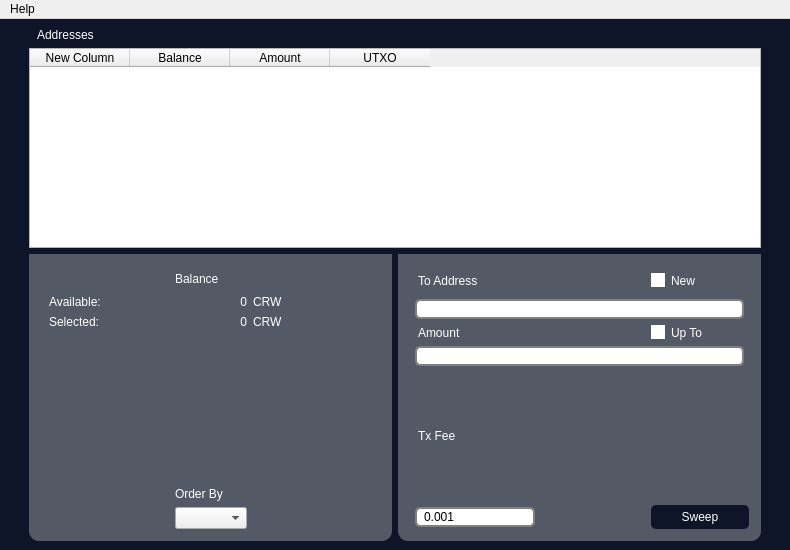
<?xml version="1.0" encoding="UTF-8"?>
<ui version="4.0">
 <class>MainPage</class>
 <widget class="QMainWindow" name="MainPage">
  <property name="geometry">
   <rect>
    <x>0</x>
    <y>0</y>
    <width>790</width>
    <height>550</height>
   </rect>
  </property>
  <property name="sizePolicy">
   <sizepolicy hsizetype="Fixed" vsizetype="Expanding">
    <horstretch>0</horstretch>
    <verstretch>0</verstretch>
   </sizepolicy>
  </property>
  <property name="windowTitle">
   <string>Crown Sweeper</string>
  </property>
  <property name="layoutDirection">
   <enum>Qt::LeftToRight</enum>
  </property>
  <property name="styleSheet">
   <string notr="true"/>
  </property>
  <property name="documentMode">
   <bool>true</bool>
  </property>
  <property name="tabShape">
   <enum>QTabWidget::Rounded</enum>
  </property>
  <widget class="QWidget" name="centralwidget">
   <property name="layoutDirection">
    <enum>Qt::LeftToRight</enum>
   </property>
   <property name="styleSheet">
    <string notr="true">#centralwidget {
	background: #0e1528;
}</string>
   </property>
   <layout class="QGridLayout" name="gridLayout_7">
    <item row="0" column="1" colspan="2">
     <layout class="QGridLayout" name="gridLayout_6">
      <item row="1" column="0">
       <widget class="QTableWidget" name="address_list_widget">
        <property name="sizePolicy">
         <sizepolicy hsizetype="Preferred" vsizetype="Preferred">
          <horstretch>0</horstretch>
          <verstretch>0</verstretch>
         </sizepolicy>
        </property>
        <property name="minimumSize">
         <size>
          <width>300</width>
          <height>200</height>
         </size>
        </property>
        <property name="styleSheet">
         <string notr="true">QTableWidget::section {
	border-radius:10px;
}</string>
        </property>
        <property name="frameShape">
         <enum>QFrame::StyledPanel</enum>
        </property>
        <property name="frameShadow">
         <enum>QFrame::Raised</enum>
        </property>
        <property name="lineWidth">
         <number>1</number>
        </property>
        <property name="sizeAdjustPolicy">
         <enum>QAbstractScrollArea::AdjustToContents</enum>
        </property>
        <property name="defaultDropAction">
         <enum>Qt::IgnoreAction</enum>
        </property>
        <property name="selectionMode">
         <enum>QAbstractItemView::MultiSelection</enum>
        </property>
        <property name="selectionBehavior">
         <enum>QAbstractItemView::SelectRows</enum>
        </property>
        <property name="textElideMode">
         <enum>Qt::ElideLeft</enum>
        </property>
        <property name="showGrid">
         <bool>false</bool>
        </property>
        <property name="gridStyle">
         <enum>Qt::NoPen</enum>
        </property>
        <column>
         <property name="text">
          <string>New Column</string>
         </property>
        </column>
        <column>
         <property name="text">
          <string>Balance</string>
         </property>
        </column>
        <column>
         <property name="text">
          <string>Amount</string>
         </property>
        </column>
        <column>
         <property name="text">
          <string>UTXO</string>
         </property>
        </column>
       </widget>
      </item>
      <item row="0" column="0">
       <widget class="QLabel" name="label_8">
        <property name="styleSheet">
         <string notr="true">QLabel {
	color: white;
	margin: 0 5px;
}</string>
        </property>
        <property name="text">
         <string>Addresses</string>
        </property>
       </widget>
      </item>
     </layout>
    </item>
    <item row="0" column="3">
     <spacer name="horizontalSpacer_4">
      <property name="orientation">
       <enum>Qt::Horizontal</enum>
      </property>
      <property name="sizeType">
       <enum>QSizePolicy::Fixed</enum>
      </property>
      <property name="sizeHint" stdset="0">
       <size>
        <width>20</width>
        <height>20</height>
       </size>
      </property>
     </spacer>
    </item>
    <item row="0" column="0">
     <spacer name="horizontalSpacer_3">
      <property name="orientation">
       <enum>Qt::Horizontal</enum>
      </property>
      <property name="sizeType">
       <enum>QSizePolicy::Fixed</enum>
      </property>
      <property name="sizeHint" stdset="0">
       <size>
        <width>20</width>
        <height>20</height>
       </size>
      </property>
     </spacer>
    </item>
    <item row="1" column="2">
     <widget class="QGroupBox" name="groupBox">
      <property name="styleSheet">
       <string notr="true">QGroupBox {
	background-color: #545966;
	border-bottom-left-radius: 10px;
	border-bottom-right-radius: 10px;
}</string>
      </property>
      <layout class="QGridLayout" name="gridLayout_5">
       <item row="5" column="0">
        <widget class="QLineEdit" name="fee_edit">
         <property name="styleSheet">
          <string notr="true">QLineEdit {
    border: 2px solid gray;
    border-radius: 5px;
    padding: 0 5px;
    background: white;
    selection-background-color: #545966;
	margin-left: 5px;
}</string>
         </property>
         <property name="text">
          <string>0.001</string>
         </property>
        </widget>
       </item>
       <item row="5" column="3">
        <widget class="QPushButton" name="sweep_button">
         <property name="styleSheet">
          <string notr="true">QPushButton {
	background-color: #0e1528;
	color: white;
	padding: 5px 5px;
	border: none;
	border-radius: 5px;
}
QPushButton:hover {
	background-color: #c2c4c9;
	color: black;
	padding: 5px 5px;
	border: none;
}</string>
         </property>
         <property name="text">
          <string>Sweep</string>
         </property>
        </widget>
       </item>
       <item row="3" column="0" colspan="4">
        <widget class="QLineEdit" name="amount_edit">
         <property name="styleSheet">
          <string notr="true">QLineEdit {
    border: 2px solid gray;
    border-radius: 5px;
    padding: 0 5px;
    background: white;
    selection-background-color: #545966;
	margin: 0 5px;
}</string>
         </property>
        </widget>
       </item>
       <item row="1" column="0" colspan="4">
        <widget class="QLineEdit" name="to_address_edit">
         <property name="styleSheet">
          <string notr="true">QLineEdit {
    border: 2px solid gray;
    border-radius: 5px;
    padding: 0 5px;
    background: white;
    selection-background-color: #545966;
	 margin: 0 5px;
}</string>
         </property>
        </widget>
       </item>
       <item row="2" column="3">
        <widget class="QCheckBox" name="upto_checkbox">
         <property name="styleSheet">
          <string notr="true">QCheckBox {
	color: white;
}
QCheckBox::indicator:unchecked {
	background: white;
}
QCheckBox::indicator:checked {
	background: #0e1528;
}
QCheckBox::indicator:unchecked:hover {
	background: #c2c4c9;
}
QCheckBox::indicator:unchecked:pressed {
	background: #0e1528;
}
QCheckBox::indicator:checked:pressed {
	background: #c2c4c9;
}</string>
         </property>
         <property name="text">
          <string>Up To</string>
         </property>
         <property name="checked">
          <bool>false</bool>
         </property>
        </widget>
       </item>
       <item row="0" column="3">
        <widget class="QCheckBox" name="new_address_checkbox">
         <property name="styleSheet">
          <string notr="true">QCheckBox {
	color: white;
}
QCheckBox::indicator:unchecked {
	background: white;
}
QCheckBox::indicator:checked {
	background: #0e1528;
}
QCheckBox::indicator:unchecked:hover {
	background: #c2c4c9;
}
QCheckBox::indicator:unchecked:pressed {
	background: #0e1528;
}
QCheckBox::indicator:checked:pressed {
	background: #c2c4c9;
}</string>
         </property>
         <property name="text">
          <string>New</string>
         </property>
        </widget>
       </item>
       <item row="0" column="0">
        <widget class="QLabel" name="label">
         <property name="styleSheet">
          <string notr="true">QLabel {
	color: white;
	margin: 5px;
}</string>
         </property>
         <property name="text">
          <string>To Address</string>
         </property>
        </widget>
       </item>
       <item row="2" column="0">
        <widget class="QLabel" name="label_2">
         <property name="styleSheet">
          <string notr="true">QLabel {
	color: white;
	margin: 0 5px;
}</string>
         </property>
         <property name="text">
          <string>Amount</string>
         </property>
        </widget>
       </item>
       <item row="4" column="0">
        <widget class="QLabel" name="label_3">
         <property name="styleSheet">
          <string notr="true">QLabel {
	color: white;
	margin: 5px;
}</string>
         </property>
         <property name="text">
          <string>Tx Fee</string>
         </property>
        </widget>
       </item>
       <item row="5" column="1">
        <spacer name="horizontalSpacer_5">
         <property name="orientation">
          <enum>Qt::Horizontal</enum>
         </property>
         <property name="sizeHint" stdset="0">
          <size>
           <width>40</width>
           <height>20</height>
          </size>
         </property>
        </spacer>
       </item>
       <item row="4" column="3">
        <spacer name="horizontalSpacer_6">
         <property name="orientation">
          <enum>Qt::Horizontal</enum>
         </property>
         <property name="sizeHint" stdset="0">
          <size>
           <width>40</width>
           <height>20</height>
          </size>
         </property>
        </spacer>
       </item>
      </layout>
     </widget>
    </item>
    <item row="1" column="1">
     <widget class="QGroupBox" name="groupBox">
      <property name="styleSheet">
       <string notr="true">QGroupBox {
	background-color: #545966;
	border-bottom-left-radius: 10px;
	border-bottom-right-radius: 10px;
}</string>
      </property>
      <layout class="QGridLayout" name="gridLayout">
       <item row="0" column="0">
        <spacer name="horizontalSpacer">
         <property name="orientation">
          <enum>Qt::Horizontal</enum>
         </property>
         <property name="sizeHint" stdset="0">
          <size>
           <width>40</width>
           <height>20</height>
          </size>
         </property>
        </spacer>
       </item>
       <item row="5" column="1" colspan="2">
        <widget class="QComboBox" name="order_combobox">
         <property name="styleSheet">
          <string notr="true">QComboBox {
	style: none;
}</string>
         </property>
        </widget>
       </item>
       <item row="0" column="1" colspan="2">
        <widget class="QLabel" name="label_9">
         <property name="styleSheet">
          <string notr="true">QLabel {
	color: white
}</string>
         </property>
         <property name="text">
          <string>Balance</string>
         </property>
        </widget>
       </item>
       <item row="1" column="0">
        <widget class="QLabel" name="label_6">
         <property name="styleSheet">
          <string notr="true">QLabel {
	color: white;
	margin: 0 5px;
}</string>
         </property>
         <property name="text">
          <string>Available:</string>
         </property>
        </widget>
       </item>
       <item row="2" column="0">
        <widget class="QLabel" name="label_7">
         <property name="styleSheet">
          <string notr="true">QLabel {
	color: white;
	margin: 0 5px;
}</string>
         </property>
         <property name="text">
          <string>Selected:</string>
         </property>
        </widget>
       </item>
       <item row="1" column="3">
        <widget class="QLabel" name="label_4">
         <property name="styleSheet">
          <string notr="true">QLabel {
	color: white
}</string>
         </property>
         <property name="text">
          <string>CRW</string>
         </property>
        </widget>
       </item>
       <item row="2" column="3">
        <widget class="QLabel" name="label_5">
         <property name="styleSheet">
          <string notr="true">QLabel {
	color: white
}</string>
         </property>
         <property name="text">
          <string>CRW</string>
         </property>
        </widget>
       </item>
       <item row="0" column="3">
        <spacer name="horizontalSpacer_2">
         <property name="orientation">
          <enum>Qt::Horizontal</enum>
         </property>
         <property name="sizeHint" stdset="0">
          <size>
           <width>40</width>
           <height>20</height>
          </size>
         </property>
        </spacer>
       </item>
       <item row="3" column="1" colspan="2">
        <spacer name="verticalSpacer">
         <property name="orientation">
          <enum>Qt::Vertical</enum>
         </property>
         <property name="sizeHint" stdset="0">
          <size>
           <width>20</width>
           <height>40</height>
          </size>
         </property>
        </spacer>
       </item>
       <item row="4" column="1" colspan="2">
        <widget class="QLabel" name="label_10">
         <property name="styleSheet">
          <string notr="true">QLabel {
	color: white
}</string>
         </property>
         <property name="text">
          <string>Order By</string>
         </property>
        </widget>
       </item>
       <item row="1" column="1" colspan="2">
        <widget class="QLabel" name="available_label">
         <property name="layoutDirection">
          <enum>Qt::LeftToRight</enum>
         </property>
         <property name="styleSheet">
          <string notr="true">QLabel {
	color: white
}</string>
         </property>
         <property name="text">
          <string>0</string>
         </property>
         <property name="alignment">
          <set>Qt::AlignRight|Qt::AlignTrailing|Qt::AlignVCenter</set>
         </property>
         <property name="margin">
          <number>0</number>
         </property>
        </widget>
       </item>
       <item row="2" column="1" colspan="2">
        <widget class="QLabel" name="selected_label">
         <property name="styleSheet">
          <string notr="true">QLabel {
	color: white
}</string>
         </property>
         <property name="text">
          <string>0</string>
         </property>
         <property name="alignment">
          <set>Qt::AlignRight|Qt::AlignTrailing|Qt::AlignVCenter</set>
         </property>
        </widget>
       </item>
      </layout>
     </widget>
    </item>
   </layout>
  </widget>
  <widget class="QMenuBar" name="menubar">
   <property name="geometry">
    <rect>
     <x>0</x>
     <y>0</y>
     <width>790</width>
     <height>24</height>
    </rect>
   </property>
   <widget class="QMenu" name="menuabout">
    <property name="title">
     <string>Help</string>
    </property>
    <addaction name="actionAbout"/>
   </widget>
   <addaction name="menuabout"/>
  </widget>
  <action name="actionAbout">
   <property name="text">
    <string>About</string>
   </property>
  </action>
 </widget>
 <resources/>
 <connections/>
</ui>
